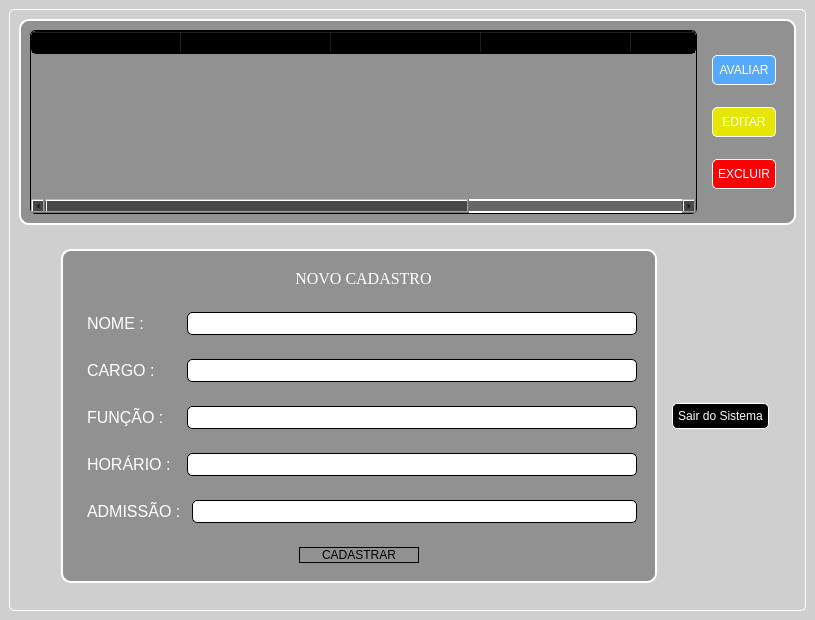
<?xml version="1.0" encoding="UTF-8"?>
<ui version="4.0">
 <class>MainWindow</class>
 <widget class="QMainWindow" name="MainWindow">
  <property name="geometry">
   <rect>
    <x>0</x>
    <y>0</y>
    <width>815</width>
    <height>620</height>
   </rect>
  </property>
  <property name="font">
   <font>
    <family>Arial</family>
    <pointsize>10</pointsize>
   </font>
  </property>
  <property name="windowTitle">
   <string>PRINCIPAL</string>
  </property>
  <property name="styleSheet">
   <string notr="true">background-color: rgb(207, 207, 207);</string>
  </property>
  <widget class="QWidget" name="centralwidget">
   <layout class="QGridLayout" name="gridLayout">
    <item row="0" column="0">
     <widget class="QFrame" name="frame">
      <property name="styleSheet">
       <string notr="true">background-image: url(:/img/Back_Principal.png);
border-style: outset;
border-width: 1px;
border-color: white;
border-radius: 5px</string>
      </property>
      <property name="frameShape">
       <enum>QFrame::StyledPanel</enum>
      </property>
      <property name="frameShadow">
       <enum>QFrame::Raised</enum>
      </property>
      <layout class="QVBoxLayout" name="verticalLayout">
       <item>
        <widget class="QFrame" name="fr_high">
         <property name="maximumSize">
          <size>
           <width>16777215</width>
           <height>300</height>
          </size>
         </property>
         <property name="styleSheet">
          <string notr="true">background: transparent;
border-style: outset;
background-color: rgba(0, 0, 0,0.3);
border-width: 2px;
border-color: white;
border-radius: 10px</string>
         </property>
         <property name="frameShape">
          <enum>QFrame::StyledPanel</enum>
         </property>
         <property name="frameShadow">
          <enum>QFrame::Raised</enum>
         </property>
         <layout class="QHBoxLayout" name="horizontalLayout">
          <item>
           <widget class="QTableWidget" name="tabela_colab">
            <property name="maximumSize">
             <size>
              <width>920</width>
              <height>16777215</height>
             </size>
            </property>
            <property name="font">
             <font>
              <family>Arial</family>
              <pointsize>12</pointsize>
              <weight>75</weight>
              <bold>true</bold>
             </font>
            </property>
            <property name="layoutDirection">
             <enum>Qt::LeftToRight</enum>
            </property>
            <property name="styleSheet">
             <string notr="true">background: transparent;
background-color: rgba(255, 255, 255,.7);
border-width: 1px;
border-color: black;
border-radius: 5px</string>
            </property>
            <attribute name="horizontalHeaderDefaultSectionSize">
             <number>150</number>
            </attribute>
            <column>
             <property name="text">
              <string>ID</string>
             </property>
             <property name="font">
              <font>
               <family>Arial</family>
               <pointsize>12</pointsize>
              </font>
             </property>
             <property name="textAlignment">
              <set>AlignCenter</set>
             </property>
            </column>
            <column>
             <property name="text">
              <string>NOME</string>
             </property>
             <property name="font">
              <font>
               <family>Arial</family>
               <pointsize>12</pointsize>
              </font>
             </property>
             <property name="textAlignment">
              <set>AlignCenter</set>
             </property>
            </column>
            <column>
             <property name="text">
              <string>CARGO</string>
             </property>
             <property name="font">
              <font>
               <family>Arial</family>
               <pointsize>12</pointsize>
              </font>
             </property>
             <property name="textAlignment">
              <set>AlignCenter</set>
             </property>
            </column>
            <column>
             <property name="text">
              <string>FUNÇÃO</string>
             </property>
             <property name="font">
              <font>
               <family>Arial</family>
               <pointsize>12</pointsize>
              </font>
             </property>
             <property name="textAlignment">
              <set>AlignCenter</set>
             </property>
            </column>
            <column>
             <property name="text">
              <string>HORÁRIO</string>
             </property>
             <property name="font">
              <font>
               <family>Arial</family>
               <pointsize>12</pointsize>
              </font>
             </property>
             <property name="textAlignment">
              <set>AlignCenter</set>
             </property>
            </column>
            <column>
             <property name="text">
              <string>ADMISSÃO</string>
             </property>
             <property name="font">
              <font>
               <family>Arial</family>
               <pointsize>12</pointsize>
              </font>
             </property>
             <property name="textAlignment">
              <set>AlignCenter</set>
             </property>
            </column>
           </widget>
          </item>
          <item>
           <widget class="QWidget" name="widget" native="true">
            <property name="maximumSize">
             <size>
              <width>150</width>
              <height>16777215</height>
             </size>
            </property>
            <property name="styleSheet">
             <string notr="true">background: transparent;
border-style: outset;
border-width: 0;
</string>
            </property>
            <layout class="QGridLayout" name="gridLayout_9">
             <item row="0" column="0">
              <widget class="QPushButton" name="bt_avaliar">
               <property name="maximumSize">
                <size>
                 <width>80</width>
                 <height>30</height>
                </size>
               </property>
               <property name="styleSheet">
                <string notr="true">QPushButton{
	background: transparent;
	background-color: rgb(85, 170, 255);
	font: 75 12pt &quot;Arial&quot;;
	color: rgb(255, 255, 255);
	border-style: outset;
	border-width: 1px;
	border-color: white;
	border-radius: 5px;
	padding: 5px
}
QPushButton:pressed{
	background-color: rgb(255, 255, 255);
	color: rgb(85, 170, 255);
}</string>
               </property>
               <property name="text">
                <string>AVALIAR</string>
               </property>
              </widget>
             </item>
             <item row="1" column="0">
              <widget class="QPushButton" name="bt_editar">
               <property name="maximumSize">
                <size>
                 <width>80</width>
                 <height>30</height>
                </size>
               </property>
               <property name="styleSheet">
                <string notr="true">QPushButton{
	background: transparent;
	background-color: rgb(230, 230, 0);
	font: 75 12pt &quot;Arial&quot;;
	color: rgb(255, 255, 255);
	border-style: outset;
	border-width: 1px;
	border-color: white;
	border-radius: 5px;
	padding: 5px
}
QPushButton:pressed{
	background-color: rgb(255, 255, 255);
	color: rgb(255,255,0);
}</string>
               </property>
               <property name="text">
                <string>EDITAR</string>
               </property>
              </widget>
             </item>
             <item row="2" column="0">
              <widget class="QPushButton" name="bt_excluir">
               <property name="maximumSize">
                <size>
                 <width>80</width>
                 <height>30</height>
                </size>
               </property>
               <property name="styleSheet">
                <string notr="true">QPushButton{
	background: transparent;
	background-color: rgb(255, 0, 0);
	font: 75 12pt &quot;Arial&quot;;
	color: rgb(255, 255, 255);
	border-style: outset;
	border-width: 1px;
	border-color: white;
	border-radius: 5px;
	padding: 5px
}
QPushButton:pressed{
background-color: rgb(255, 255, 255);
color: rgb(255, 0, 0);
}</string>
               </property>
               <property name="text">
                <string>EXCLUIR</string>
               </property>
              </widget>
             </item>
            </layout>
           </widget>
          </item>
         </layout>
        </widget>
       </item>
       <item>
        <widget class="QFrame" name="fr_low">
         <property name="font">
          <font>
           <family>Arial</family>
           <pointsize>12</pointsize>
           <weight>75</weight>
           <bold>true</bold>
          </font>
         </property>
         <property name="styleSheet">
          <string notr="true">background: transparent;
border-width:0</string>
         </property>
         <property name="frameShape">
          <enum>QFrame::StyledPanel</enum>
         </property>
         <property name="frameShadow">
          <enum>QFrame::Raised</enum>
         </property>
         <layout class="QHBoxLayout" name="horizontalLayout_2">
          <item>
           <widget class="QFrame" name="frame_2">
            <property name="styleSheet">
             <string notr="true"/>
            </property>
            <property name="frameShape">
             <enum>QFrame::StyledPanel</enum>
            </property>
            <property name="frameShadow">
             <enum>QFrame::Raised</enum>
            </property>
            <layout class="QHBoxLayout" name="horizontalLayout_3">
             <item>
              <widget class="QFrame" name="fr_inside_3">
               <property name="maximumSize">
                <size>
                 <width>620</width>
                 <height>16777215</height>
                </size>
               </property>
               <property name="styleSheet">
                <string notr="true"/>
               </property>
               <property name="frameShape">
                <enum>QFrame::StyledPanel</enum>
               </property>
               <property name="frameShadow">
                <enum>QFrame::Raised</enum>
               </property>
               <layout class="QVBoxLayout" name="verticalLayout_5"/>
              </widget>
             </item>
             <item>
              <widget class="QFrame" name="fr_inside">
               <property name="maximumSize">
                <size>
                 <width>620</width>
                 <height>16777215</height>
                </size>
               </property>
               <property name="styleSheet">
                <string notr="true">border-style: outset;
background-color: rgba(0, 0, 0,0.3);
border-width: 2px;
border-color: white;
border-radius: 10px</string>
               </property>
               <property name="frameShape">
                <enum>QFrame::StyledPanel</enum>
               </property>
               <property name="frameShadow">
                <enum>QFrame::Raised</enum>
               </property>
               <layout class="QVBoxLayout" name="verticalLayout_3">
                <item>
                 <widget class="QFrame" name="frame_4">
                  <property name="maximumSize">
                   <size>
                    <width>600</width>
                    <height>16777215</height>
                   </size>
                  </property>
                  <property name="styleSheet">
                   <string notr="true">border-width: 0;
background: transparent</string>
                  </property>
                  <property name="frameShape">
                   <enum>QFrame::StyledPanel</enum>
                  </property>
                  <property name="frameShadow">
                   <enum>QFrame::Raised</enum>
                  </property>
                  <layout class="QGridLayout" name="gridLayout_2">
                   <item row="0" column="0">
                    <widget class="QLabel" name="label">
                     <property name="maximumSize">
                      <size>
                       <width>160</width>
                       <height>25</height>
                      </size>
                     </property>
                     <property name="font">
                      <font>
                       <family>Georgia</family>
                       <pointsize>12</pointsize>
                       <weight>9</weight>
                       <italic>false</italic>
                       <bold>false</bold>
                      </font>
                     </property>
                     <property name="styleSheet">
                      <string notr="true">font: 75 12pt &quot;Georgia&quot;;
background-color: rgba(0, 0, 0,.9);
color: rgb(255, 255, 255);
border-radius: 5px;
padding-left: 5px</string>
                     </property>
                     <property name="text">
                      <string>&lt;!DOCTYPE HTML PUBLIC &quot;-//W3C//DTD HTML 4.0//EN&quot; &quot;http://www.w3.org/TR/REC-html40/strict.dtd&quot;&gt;
&lt;html&gt;&lt;head&gt;&lt;meta name=&quot;qrichtext&quot; content=&quot;1&quot; /&gt;&lt;style type=&quot;text/css&quot;&gt;
p, li { white-space: pre-wrap; }
&lt;/style&gt;&lt;/head&gt;&lt;body style=&quot; font-family:'Arial'; font-size:12pt; font-weight:72; font-style:normal;&quot;&gt;
&lt;p align=&quot;center&quot; style=&quot; margin-top:12px; margin-bottom:12px; margin-left:0px; margin-right:0px; -qt-block-indent:0; text-indent:0px;&quot;&gt;NOVO CADASTRO&lt;/p&gt;&lt;/body&gt;&lt;/html&gt;</string>
                     </property>
                    </widget>
                   </item>
                  </layout>
                 </widget>
                </item>
                <item>
                 <widget class="QFrame" name="frame_5">
                  <property name="maximumSize">
                   <size>
                    <width>600</width>
                    <height>16777215</height>
                   </size>
                  </property>
                  <property name="styleSheet">
                   <string notr="true">border-width: 0;
background: transparent</string>
                  </property>
                  <property name="frameShape">
                   <enum>QFrame::StyledPanel</enum>
                  </property>
                  <property name="frameShadow">
                   <enum>QFrame::Raised</enum>
                  </property>
                  <layout class="QGridLayout" name="gridLayout_3">
                   <item row="0" column="0">
                    <widget class="QLabel" name="label_2">
                     <property name="maximumSize">
                      <size>
                       <width>105</width>
                       <height>16777215</height>
                      </size>
                     </property>
                     <property name="font">
                      <font>
                       <family>Arial</family>
                       <pointsize>12</pointsize>
                       <weight>50</weight>
                       <italic>false</italic>
                       <bold>false</bold>
                      </font>
                     </property>
                     <property name="styleSheet">
                      <string notr="true">background-color: rgba(0, 0, 0,.7);
color: rgb(255, 255, 255);
border-radius: 5px;
padding:2px</string>
                     </property>
                     <property name="text">
                      <string>NOME :</string>
                     </property>
                    </widget>
                   </item>
                   <item row="0" column="1">
                    <widget class="QLineEdit" name="ln_nome">
                     <property name="maximumSize">
                      <size>
                       <width>450</width>
                       <height>30</height>
                      </size>
                     </property>
                     <property name="font">
                      <font>
                       <family>Arial</family>
                       <pointsize>12</pointsize>
                       <weight>50</weight>
                       <bold>false</bold>
                      </font>
                     </property>
                     <property name="styleSheet">
                      <string notr="true">background-color: rgb(255, 255, 255);
border-width: 1px;
border-color: black;
border-radius: 5px;
padding-left: 10px</string>
                     </property>
                    </widget>
                   </item>
                  </layout>
                 </widget>
                </item>
                <item>
                 <widget class="QFrame" name="frame_6">
                  <property name="maximumSize">
                   <size>
                    <width>600</width>
                    <height>16777215</height>
                   </size>
                  </property>
                  <property name="styleSheet">
                   <string notr="true">border-width: 0;
background: transparent</string>
                  </property>
                  <property name="frameShape">
                   <enum>QFrame::StyledPanel</enum>
                  </property>
                  <property name="frameShadow">
                   <enum>QFrame::Raised</enum>
                  </property>
                  <layout class="QGridLayout" name="gridLayout_4">
                   <item row="0" column="0">
                    <widget class="QLabel" name="label_4">
                     <property name="maximumSize">
                      <size>
                       <width>105</width>
                       <height>16777215</height>
                      </size>
                     </property>
                     <property name="font">
                      <font>
                       <family>Arial</family>
                       <pointsize>12</pointsize>
                       <weight>50</weight>
                       <italic>false</italic>
                       <bold>false</bold>
                      </font>
                     </property>
                     <property name="styleSheet">
                      <string notr="true">background-color: rgba(0, 0, 0,.7);
color: rgb(255, 255, 255);
border-radius: 5px;
padding:2px</string>
                     </property>
                     <property name="text">
                      <string>CARGO :</string>
                     </property>
                    </widget>
                   </item>
                   <item row="0" column="1">
                    <widget class="QLineEdit" name="ln_cargo">
                     <property name="maximumSize">
                      <size>
                       <width>450</width>
                       <height>30</height>
                      </size>
                     </property>
                     <property name="font">
                      <font>
                       <family>Arial</family>
                       <pointsize>12</pointsize>
                       <weight>50</weight>
                       <bold>false</bold>
                      </font>
                     </property>
                     <property name="styleSheet">
                      <string notr="true">background-color: rgb(255, 255, 255);
border-width: 1px;
border-color: black;
border-radius: 5px;
padding-left: 10px</string>
                     </property>
                    </widget>
                   </item>
                  </layout>
                 </widget>
                </item>
                <item>
                 <widget class="QFrame" name="frame_7">
                  <property name="maximumSize">
                   <size>
                    <width>600</width>
                    <height>16777215</height>
                   </size>
                  </property>
                  <property name="styleSheet">
                   <string notr="true">border-width: 0;
background: transparent</string>
                  </property>
                  <property name="frameShape">
                   <enum>QFrame::StyledPanel</enum>
                  </property>
                  <property name="frameShadow">
                   <enum>QFrame::Raised</enum>
                  </property>
                  <layout class="QGridLayout" name="gridLayout_5">
                   <item row="0" column="2">
                    <widget class="QLineEdit" name="ln_funcao">
                     <property name="maximumSize">
                      <size>
                       <width>450</width>
                       <height>30</height>
                      </size>
                     </property>
                     <property name="font">
                      <font>
                       <family>Arial</family>
                       <pointsize>12</pointsize>
                       <weight>50</weight>
                       <bold>false</bold>
                      </font>
                     </property>
                     <property name="styleSheet">
                      <string notr="true">background-color: rgb(255, 255, 255);
border-width: 1px;
border-color: black;
border-radius: 5px;
padding-left: 10px</string>
                     </property>
                    </widget>
                   </item>
                   <item row="0" column="1">
                    <widget class="QLabel" name="label_5">
                     <property name="maximumSize">
                      <size>
                       <width>105</width>
                       <height>16777215</height>
                      </size>
                     </property>
                     <property name="font">
                      <font>
                       <family>Arial</family>
                       <pointsize>12</pointsize>
                       <weight>50</weight>
                       <italic>false</italic>
                       <bold>false</bold>
                      </font>
                     </property>
                     <property name="styleSheet">
                      <string notr="true">background-color: rgba(0, 0, 0,.7);
color: rgb(255, 255, 255);
border-radius: 5px;
padding:2px</string>
                     </property>
                     <property name="text">
                      <string>FUNÇÃO :</string>
                     </property>
                    </widget>
                   </item>
                  </layout>
                 </widget>
                </item>
                <item>
                 <widget class="QFrame" name="frame_8">
                  <property name="maximumSize">
                   <size>
                    <width>600</width>
                    <height>16777215</height>
                   </size>
                  </property>
                  <property name="styleSheet">
                   <string notr="true">border-width: 0;
background: transparent</string>
                  </property>
                  <property name="frameShape">
                   <enum>QFrame::StyledPanel</enum>
                  </property>
                  <property name="frameShadow">
                   <enum>QFrame::Raised</enum>
                  </property>
                  <layout class="QGridLayout" name="gridLayout_6">
                   <item row="0" column="0">
                    <widget class="QLabel" name="label_6">
                     <property name="maximumSize">
                      <size>
                       <width>105</width>
                       <height>16777215</height>
                      </size>
                     </property>
                     <property name="font">
                      <font>
                       <family>Arial</family>
                       <pointsize>12</pointsize>
                       <weight>50</weight>
                       <italic>false</italic>
                       <bold>false</bold>
                      </font>
                     </property>
                     <property name="styleSheet">
                      <string notr="true">background-color: rgba(0, 0, 0,.7);
color: rgb(255, 255, 255);
border-radius: 5px;
padding:2px</string>
                     </property>
                     <property name="text">
                      <string>HORÁRIO :</string>
                     </property>
                    </widget>
                   </item>
                   <item row="0" column="1">
                    <widget class="QLineEdit" name="ln_horario">
                     <property name="maximumSize">
                      <size>
                       <width>450</width>
                       <height>30</height>
                      </size>
                     </property>
                     <property name="font">
                      <font>
                       <family>Arial</family>
                       <pointsize>12</pointsize>
                       <weight>50</weight>
                       <bold>false</bold>
                      </font>
                     </property>
                     <property name="styleSheet">
                      <string notr="true">background-color: rgb(255, 255, 255);
border-width: 1px;
border-color: black;
border-radius: 5px;
padding-left: 10px</string>
                     </property>
                    </widget>
                   </item>
                  </layout>
                 </widget>
                </item>
                <item>
                 <widget class="QFrame" name="frame_9">
                  <property name="maximumSize">
                   <size>
                    <width>600</width>
                    <height>16777215</height>
                   </size>
                  </property>
                  <property name="styleSheet">
                   <string notr="true">border-width: 0;
background: transparent</string>
                  </property>
                  <property name="frameShape">
                   <enum>QFrame::StyledPanel</enum>
                  </property>
                  <property name="frameShadow">
                   <enum>QFrame::Raised</enum>
                  </property>
                  <layout class="QGridLayout" name="gridLayout_7">
                   <item row="0" column="0">
                    <widget class="QLabel" name="label_7">
                     <property name="maximumSize">
                      <size>
                       <width>105</width>
                       <height>16777215</height>
                      </size>
                     </property>
                     <property name="font">
                      <font>
                       <family>Arial</family>
                       <pointsize>12</pointsize>
                       <weight>50</weight>
                       <italic>false</italic>
                       <bold>false</bold>
                      </font>
                     </property>
                     <property name="styleSheet">
                      <string notr="true">background-color: rgba(0, 0, 0,.7);
color: rgb(255, 255, 255);
border-radius: 5px;
padding:2px</string>
                     </property>
                     <property name="text">
                      <string>ADMISSÃO :</string>
                     </property>
                    </widget>
                   </item>
                   <item row="0" column="1">
                    <widget class="QLineEdit" name="ln_admissao">
                     <property name="maximumSize">
                      <size>
                       <width>450</width>
                       <height>30</height>
                      </size>
                     </property>
                     <property name="font">
                      <font>
                       <family>Arial</family>
                       <pointsize>12</pointsize>
                       <weight>50</weight>
                       <bold>false</bold>
                      </font>
                     </property>
                     <property name="styleSheet">
                      <string notr="true">background-color: rgb(255, 255, 255);
border-width: 1px;
border-color: black;
border-radius: 5px;
padding-left: 10px</string>
                     </property>
                    </widget>
                   </item>
                  </layout>
                 </widget>
                </item>
                <item>
                 <widget class="QFrame" name="frame_10">
                  <property name="maximumSize">
                   <size>
                    <width>600</width>
                    <height>16777215</height>
                   </size>
                  </property>
                  <property name="styleSheet">
                   <string notr="true">border-width: 0;
background: transparent</string>
                  </property>
                  <property name="frameShape">
                   <enum>QFrame::StyledPanel</enum>
                  </property>
                  <property name="frameShadow">
                   <enum>QFrame::Raised</enum>
                  </property>
                  <layout class="QGridLayout" name="gridLayout_10">
                   <item row="0" column="0">
                    <widget class="QPushButton" name="bt_cadastrar">
                     <property name="maximumSize">
                      <size>
                       <width>120</width>
                       <height>50</height>
                      </size>
                     </property>
                     <property name="styleSheet">
                      <string notr="true">QPushButton{
	background-color: rgba(255, 255, 255,.7);
	color: rgb(0, 0, 0);
	font: 75 12pt &quot;Arial&quot;;
	border-width: 1px;
	border-color: rgb(0, 0, 0);
	border-radius: 10px
}
QPushButton:pressed{
	background-color: rgb(0, 0, 0);
	color: rgb(255, 255, 255);
	font: 75 12pt &quot;Arial&quot;;
}</string>
                     </property>
                     <property name="text">
                      <string>CADASTRAR</string>
                     </property>
                     <property name="iconSize">
                      <size>
                       <width>16</width>
                       <height>16</height>
                      </size>
                     </property>
                    </widget>
                   </item>
                  </layout>
                 </widget>
                </item>
               </layout>
              </widget>
             </item>
             <item>
              <widget class="QFrame" name="fr_inside_2">
               <property name="maximumSize">
                <size>
                 <width>620</width>
                 <height>16777215</height>
                </size>
               </property>
               <property name="styleSheet">
                <string notr="true"/>
               </property>
               <property name="frameShape">
                <enum>QFrame::StyledPanel</enum>
               </property>
               <property name="frameShadow">
                <enum>QFrame::Raised</enum>
               </property>
               <layout class="QGridLayout" name="gridLayout_8">
                <item row="0" column="0">
                 <widget class="QPushButton" name="bt_exit">
                  <property name="maximumSize">
                   <size>
                    <width>130</width>
                    <height>16777215</height>
                   </size>
                  </property>
                  <property name="styleSheet">
                   <string notr="true">QPushButton{
	background: transparent;
	background-color: rgb(0, 0, 0);
	font: 75 12pt &quot;Arial&quot;;
	color: rgb(255, 255, 255);
	border-style: outset;
	border-width: 1px;
	border-color: white;
	border-radius: 5px;
	padding: 5px
}
QPushButton:pressed{
background-color: rgb(255, 255, 255);
color: rgb(0, 0, 0);
}</string>
                  </property>
                  <property name="text">
                   <string>Sair do Sistema</string>
                  </property>
                 </widget>
                </item>
               </layout>
              </widget>
             </item>
            </layout>
           </widget>
          </item>
         </layout>
        </widget>
       </item>
      </layout>
     </widget>
    </item>
   </layout>
  </widget>
 </widget>
 <resources>
  <include location="Back_Principal.qrc"/>
 </resources>
 <connections/>
</ui>
